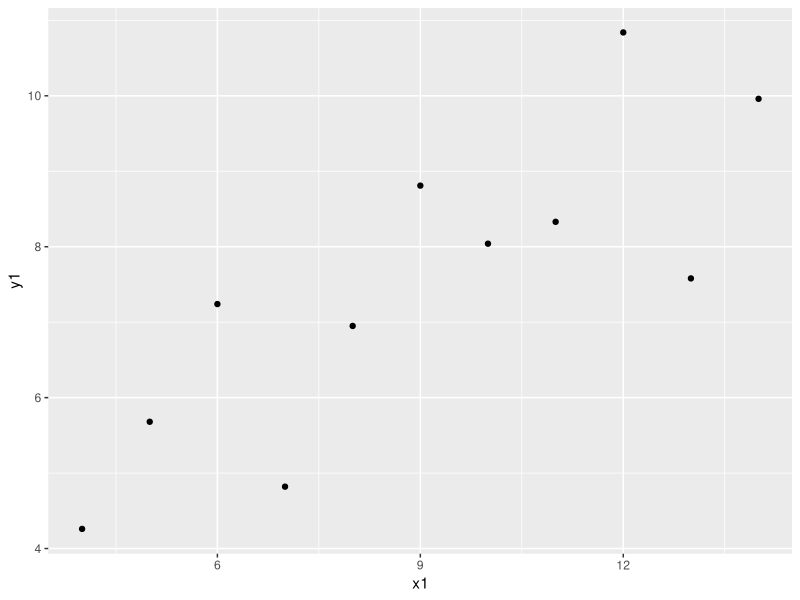
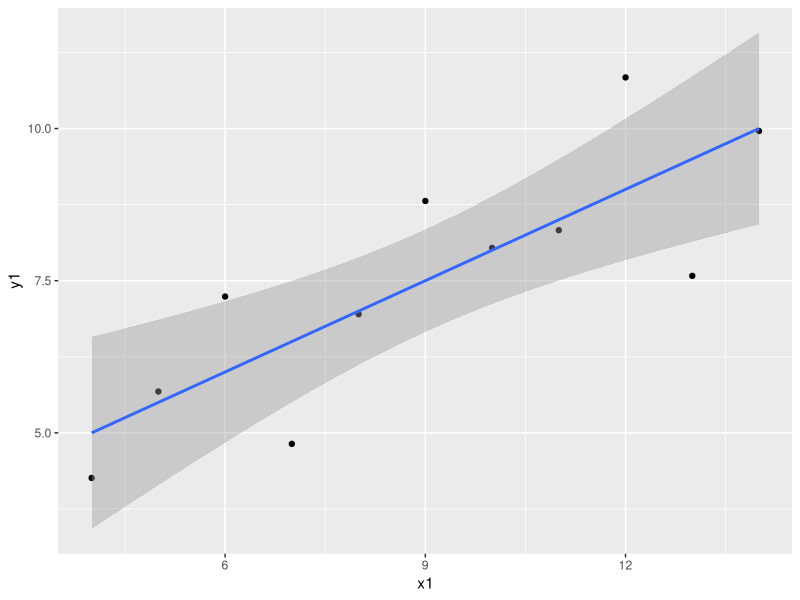
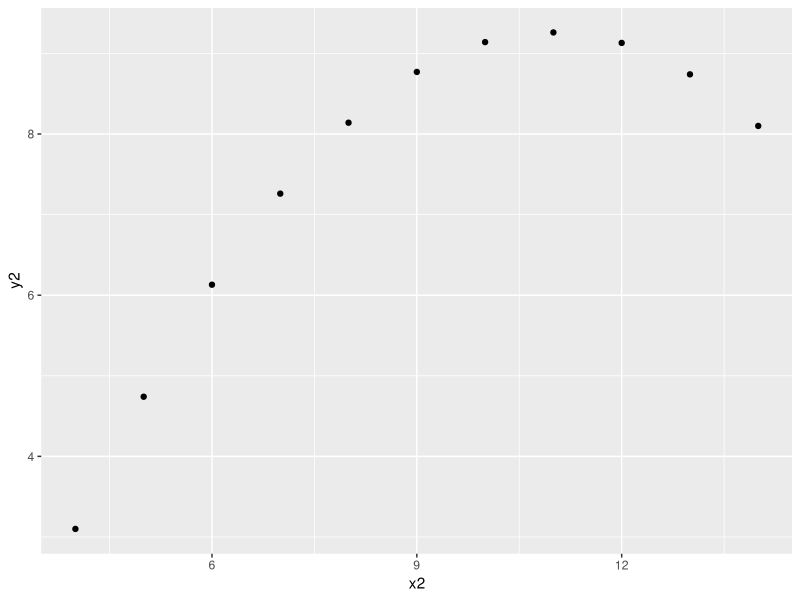
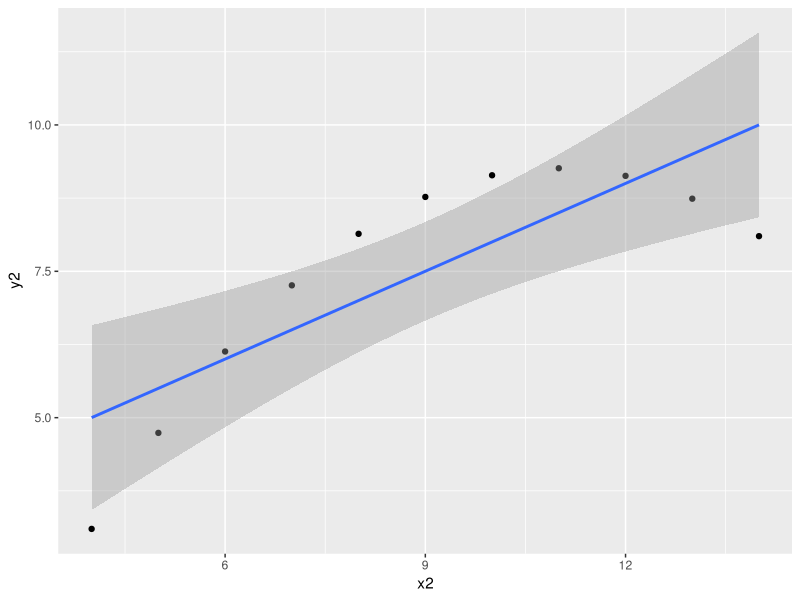
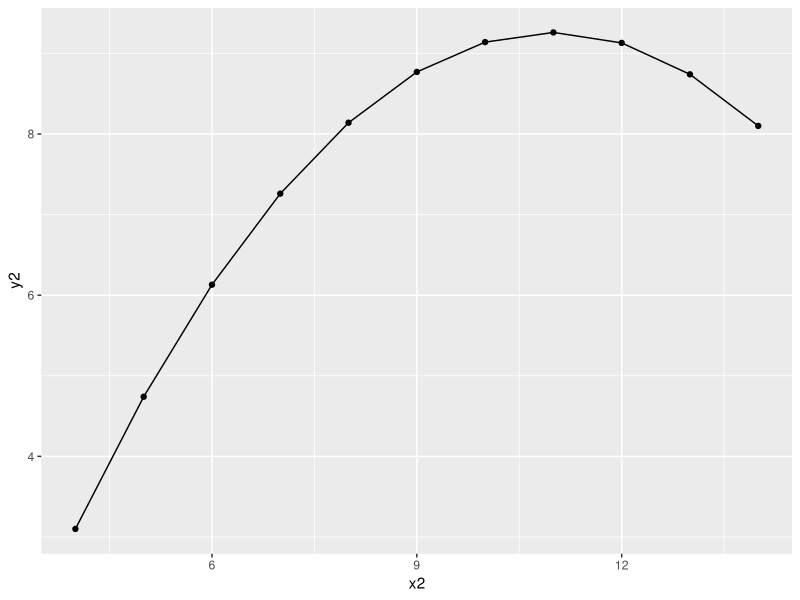
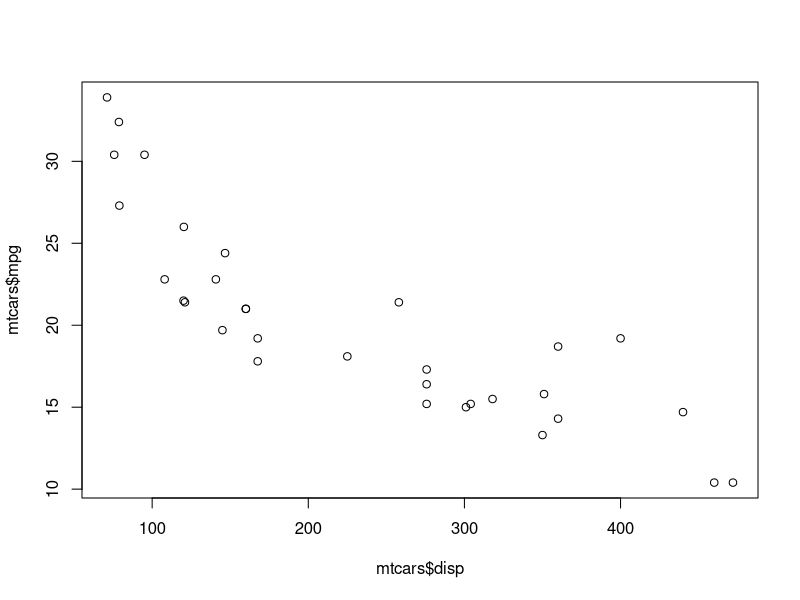

Write R code to recreate these figures, in order.
## ---- chunk 1
options(htmltools.dir.version = FALSE)
knitr::opts_chunk$set(comment = "")
## ---- chunk 2
##for the kable function to print a caption, I need to put even an empty
##header at the top of the slide!
knitr::kable(
  mtcars[1:10, ], 
  caption = "mtcars dataset"
  )
## ---- chunk 3
str(mtcars)
## ---- chunk 4
knitr::kable(anscombe)
## ---- chunk 5
library(ggplot2)
ggplot(data = anscombe, aes(x=x1,y=y1)) +
  geom_point()
## ---- chunk 6
library(ggplot2)
ggplot(data = anscombe, aes(x=x1,y=y1)) +
  geom_point()+geom_smooth(method = "lm")
## ---- chunk 7
library(ggplot2)
ggplot(data = anscombe, aes(x=x2,y=y2)) +
  geom_point()
## ---- chunk 8
library(ggplot2)
ggplot(data = anscombe, aes(x=x2,y=y2)) +
  geom_point()+geom_smooth(method = "lm")
## ---- chunk 9
library(ggplot2)
ggplot(data = anscombe, aes(x=x2,y=y2)) +
  geom_point()+geom_line()
## ---- chunk 10
knitr::kable(mtcars[1:8, ])
## ---- chunk 11
plot(mtcars$disp,mtcars$mpg)
## ---- chunk 12
rnorm(5) # create 5 normal variates
